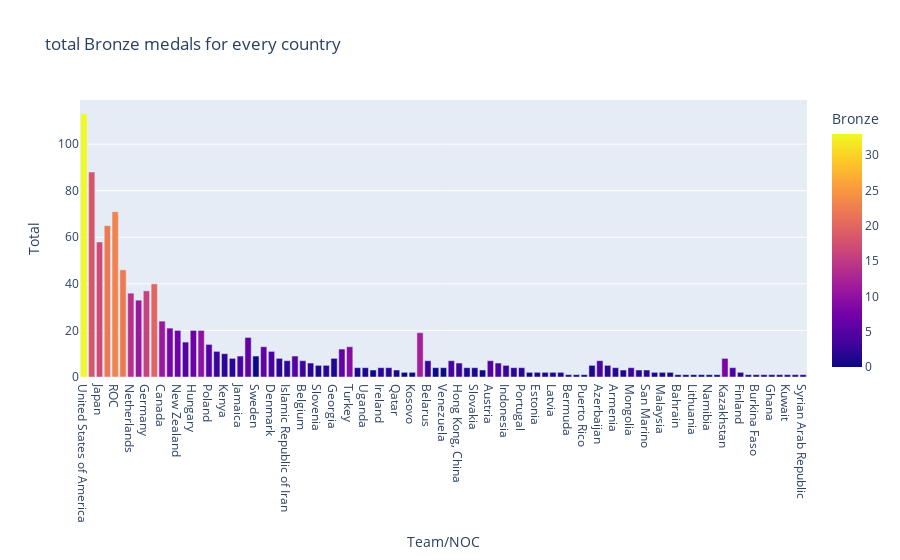

Notebook source saved alongside this figure:
### Code cell
px.bar(df4,x="Team/NOC",
       y="Total",
       color="Bronze",
       title='total Bronze medals for every country' )

### Figure 1 — Plotly figure (JSON) as saved in the notebook; plotly's stock layout.template omitted (floating-point values rounded to 4 significant figures)
{"data": [{"alignmentgroup": "True", "hovertemplate": "Team/NOC=%{x}<br>Total=%{y}<br>Bronze=%{marker.color}<extra></extra>", "legendgroup": "", "marker": {"color": [33, 18, 17, 22, 23, 22, 14, 11, 16, 20, 11, 8, 7, 5, 7, 10, 5, 3, 2, 2, 4, 6, 0, 6, 4, 2, 2, 5, 3, 2, 1, 2, 1, 6, 9, 1, 1, 0, 2, 2, 1, 0, 0, 12, 3, 0, 0, 4, 3, 1, 1, 0, 5, 4, 3, 2, 2, 0, 1, 1, 1, 1, 0, 0, 0, 1, 4, 2, 2, 1, 3, 2, 2, 1, 1, 1, 0, 0, 0, 0, 0, 0, 8, 4, 2, 1, 1, 1, 1, 1, 1, 1, 1], "coloraxis": "coloraxis", "pattern": {"shape": ""}}, "name": "", "offsetgroup": "", "orientation": "v", "showlegend": false, "textposition": "auto", "type": "bar", "x": ["United States of America", "People's Republic of China", "Japan", "Great Britain", "ROC", "Australia", "Netherlands", "France", "Germany", "Italy", "Canada", "Brazil", "New Zealand", "Cuba", "Hungary", "Republic of Korea", "Poland", "Czech Republic", "Kenya", "Norway", "Jamaica", "Spain", "Sweden", "Switzerland", "Denmark", "Croatia", "Islamic Republic of Iran", "Serbia", "Belgium", "Bulgaria", "Slovenia", "Uzbekistan", "Georgia", "Chinese Taipei", "Turkey", "Greece", "Uganda", "Ecuador", "Ireland", "Israel", "Qatar", "Bahamas", "Kosovo", "Ukraine", "Belarus", "Romania", "Venezuela", "India", "Hong Kong, China", "Philippines", "Slovakia", "South Africa", "Austria", "Egypt", "Indonesia", "Ethiopia", "Portugal", "Tunisia", "Estonia", "Fiji", "Latvia", "Thailand", "Bermuda", "Morocco", "Puerto Rico", "Colombia", "Azerbaijan", "Dominican Republic", "Armenia", "Kyrgyzstan", "Mongolia", "Argentina", "San Marino", "Jordan", "Malaysia", "Nigeria", "Bahrain", "Saudi Arabia", "Lithuania", "North Macedonia", "Namibia", "Turkmenistan", "Kazakhstan", "Mexico", "Finland", "Botswana", "Burkina Faso", "Côte d'Ivoire", "Ghana", "Grenada", "Kuwait", "Republic of Moldova", "Syrian Arab Republic"], "xaxis": "x", "y": [113, 88, 58, 65, 71, 46, 36, 33, 37, 40, 24, 21, 20, 15, 20, 20, 14, 11, 10, 8, 9, 17, 9, 13, 11, 8, 7, 9, 7, 6, 5, 5, 8, 12, 13, 4, 4, 3, 4, 4, 3, 2, 2, 19, 7, 4, 4, 7, 6, 4, 4, 3, 7, 6, 5, 4, 4, 2, 2, 2, 2, 2, 1, 1, 1, 5, 7, 5, 4, 3, 4, 3, 3, 2, 2, 2, 1, 1, 1, 1, 1, 1, 8, 4, 2, 1, 1, 1, 1, 1, 1, 1, 1], "yaxis": "y"}], "layout": {"barmode": "relative", "coloraxis": {"colorbar": {"title": {"text": "Bronze"}}, "colorscale": [[0, "#0d0887"], [0.1111, "#46039f"], [0.2222, "#7201a8"], [0.3333, "#9c179e"], [0.4444, "#bd3786"], [0.5556, "#d8576b"], [0.6667, "#ed7953"], [0.7778, "#fb9f3a"], [0.8889, "#fdca26"], [1, "#f0f921"]]}, "legend": {"tracegroupgap": 0}, "title": {"text": "total Bronze medals for every country"}, "xaxis": {"anchor": "y", "domain": [0, 1], "title": {"text": "Team/NOC"}}, "yaxis": {"anchor": "x", "domain": [0, 1], "title": {"text": "Total"}}}}
